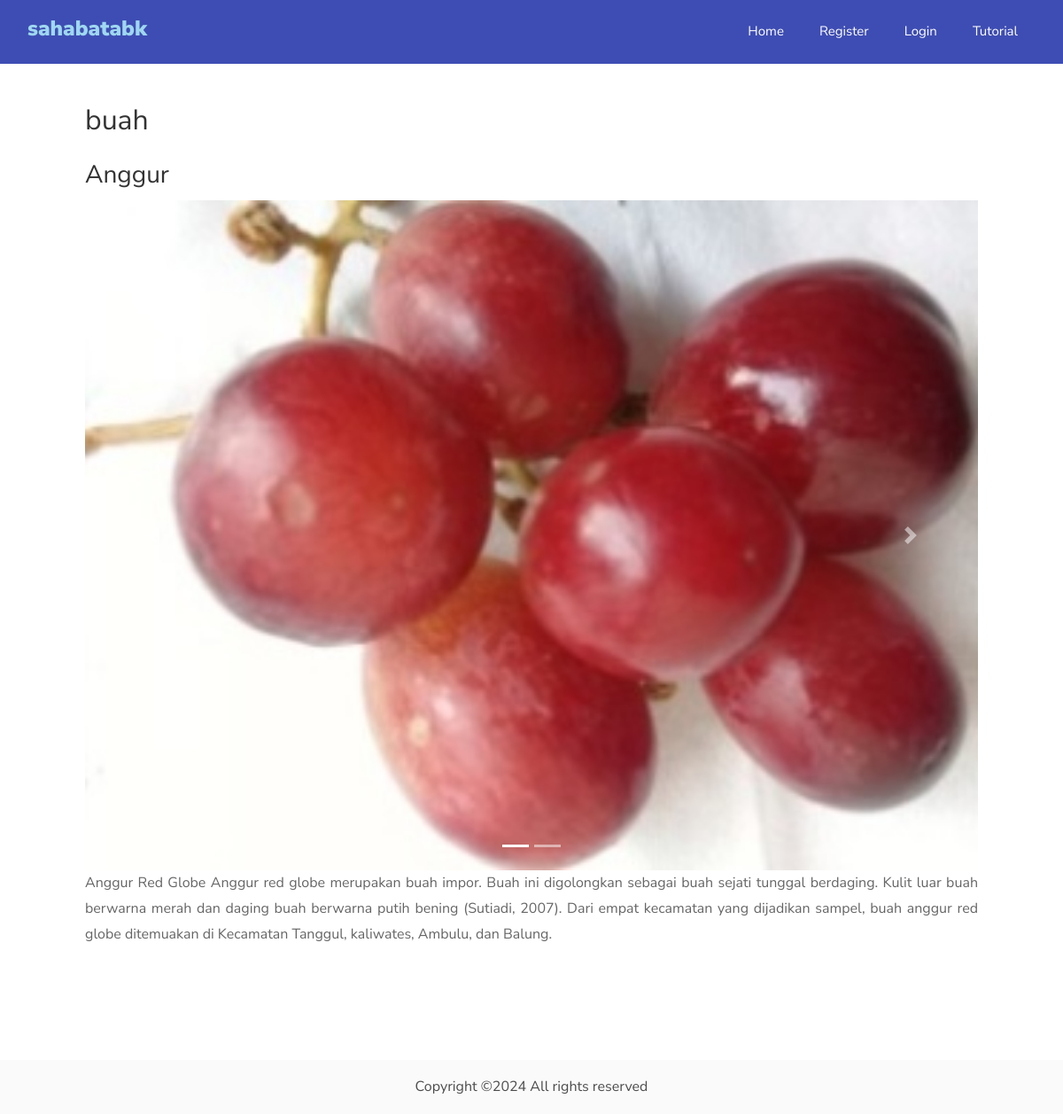
Page /search/detail/05-01-20185a4f3f2fb2775 on the committed database.
### tables this page shows
CREATE TABLE `ensiklopedia_data` (
  `data_id` varchar(100) NOT NULL,
  `kategori` varchar(50) NOT NULL,
  `nama` varchar(255) DEFAULT NULL,
  `jenis` varchar(255) DEFAULT NULL,
  `deskripsi` longtext DEFAULT NULL,
  `kandungan` text DEFAULT NULL,
  `manfaat` text DEFAULT NULL,
  `klasifikasi` text DEFAULT NULL,
  `sub_klasifikasi` text DEFAULT NULL,
  `video` varchar(255) DEFAULT NULL,
  `created_at` datetime NOT NULL,
  `updated_at` timestamp NOT NULL DEFAULT current_timestamp(),
  `is_active` int(1) NOT NULL DEFAULT 1,
  `cek` int(1) NOT NULL DEFAULT 0
);

CREATE TABLE `ensiklopedia_foto` (
  `jenis_foto` varchar(250) NOT NULL,
  `id_jenis` int(11) NOT NULL,
  `id_master` varchar(100) NOT NULL
);

### application/views/main/front-end.php (called while the page is built, shortened)
<?php
$this->load->view("partials/head");
$this->load->view("partials/navbar");
$this->load->view($page,$content);

### application/controllers/Search.php (called while the page is built, shortened)
<?php
class Search extends CI_Controller
{
	public function __construct()
	{
		$this->load->model("Mbuah_sayur", "data");
	}
	public function detail($data_id = "")
	{
		$data["content"] = $this->data->getById(array("data_id" => $data_id));
		$data["page"] = "pages/search/search_detail";
		$this->load->view("main/front-end", $data);
	}
}

### index.php (called while the page is built, shortened)
<?php
require_once BASEPATH.'core/CodeIgniter.php';

### application/models/Mbuah_sayur.php (called while the page is built, shortened)
<?php
class Mbuah_sayur extends CI_Model
{
	public function getById($where = array())
	{
		return $this->db->where($where)->get("ensiklopedia_data")->row();
	}
}

### application/views/pages/search/search_detail.php (the view, shortened to what this page needs)
<section class="ftco-section ">
	<div class="container">
		<div class="row p-5">
			<div class="p-5 order-md-last ftco-animate">
				<h2 class="mb-3"><?= $content->kategori ?></h2>
				<h3><?= $content->nama ?></h3>
				<?php
				$foto = $this->db->where("id_master", $content->data_id)->get("ensiklopedia_foto")->result();
				?>
				<div id="carouselExampleIndicators" class="carousel slide" data-ride="carousel">
					<ol class="carousel-indicators">
						<?php foreach ($foto as $key => $item): ?>
							<li data-target="#carouselExampleIndicators"
								data-slide-to="<?= $key ?>" <?= $key == 0 ? 'class="active"' : '' ?>></li>
						<?php endforeach; ?>
					</ol>
					<div class="carousel-inner">
						<?php foreach ($foto as $key => $item): ?>
							<div class="carousel-item <?= $key == 0 ? 'active' : '' ?>">
								<img class="d-block w-100" src="<?= base_url("img/$item->jenis_foto") ?>" alt="First slide">
							</div>
						<?php endforeach; ?>
					</div>
					<a class="carousel-control-prev" href="#carouselExampleIndicators" role="button" data-slide="prev">
						<span class="carousel-control-prev-icon" aria-hidden="true"></span>
					</a>
					<a class="carousel-control-next" href="#carouselExampleIndicators" role="button" data-slide="next">
						<span class="carousel-control-next-icon" aria-hidden="true"></span>
					</a>
				</div>
				<p class="text-justify"><?= $content->deskripsi ?></p>
			</div>
		</div>
	</div>
</section>

### rows in the picture
ensiklopedia_data: kategori "buah", nama "Anggur", deskripsi "Anggur Red Globe Anggur red globe merupakan buah impor. Buah ini digolongkan sebagai buah sejati tunggal berdaging. Kulit luar buah berwarna merah dan daging buah berwarna putih bening (Sutiadi, 2007). Dari empat kecamatan yang dijadikan sampel, buah anggur red globe ditemuakan di Kecamatan Tanggul, kaliwates, Ambulu, dan Balung."
ensiklopedia_foto: jenis_foto (picture)
